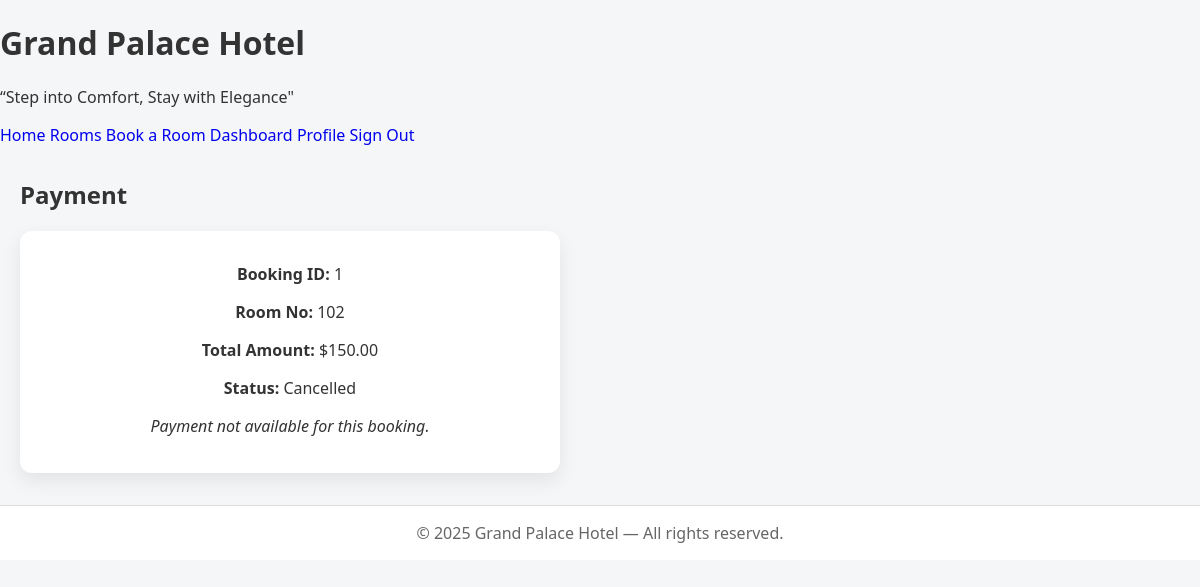
Screenshot of /payment.php?booking_id=1 (signed in) with the database file from the repository.
### tables this page shows
CREATE TABLE `bookings` (
  `id` int(11) NOT NULL,
  `user_id` int(11) NOT NULL,
  `room_id` int(11) NOT NULL,
  `checkin` date NOT NULL,
  `checkout` date NOT NULL,
  `total_amount` decimal(10,2) DEFAULT 0.00,
  `status` enum('pending','confirmed','checked_in','checked_out','cancelled') DEFAULT 'pending',
  `created_at` timestamp NOT NULL DEFAULT current_timestamp(),
  `num_guests` int(11) NOT NULL DEFAULT 1
);

CREATE TABLE `rooms` (
  `id` int(11) NOT NULL,
  `room_no` varchar(50) NOT NULL,
  `type` varchar(100) NOT NULL,
  `description` text DEFAULT NULL,
  `price` decimal(10,2) NOT NULL DEFAULT 0.00,
  `image` varchar(255) DEFAULT NULL,
  `status` enum('available','occupied','maintenance','reserved') DEFAULT 'available',
  `created_at` timestamp NOT NULL DEFAULT current_timestamp()
);

### payment.php (the view, shortened to what this page needs)
<?php
require_once "includes/db.php";
$booking_id = intval($_GET['booking_id'] ?? 0);
$error = $success = '';
if ($booking_id) {
    $stmt = $conn->prepare("SELECT b.id, b.total_amount, b.status, r.room_no
                            FROM bookings b
                            JOIN rooms r ON b.room_id = r.id
                            WHERE b.id = ? AND b.user_id = ?");
    $stmt->bind_param("ii", $booking_id, $_SESSION['user_id']);
    $stmt->execute();
    $res = $stmt->get_result();
    if ($res && $res->num_rows > 0) {
        $booking = $res->fetch_assoc();
    } else {
        $error = "Booking not found.";
    }
} else {
    $error = "Invalid booking ID.";
}
include("includes/header.php");
include("includes/navbar.php");
?>
<link rel="stylesheet" href="/hotel_management_system/css/dashboard.css">
<div class="container">
    <h2>Payment</h2>
    <?php if (isset($booking) && !$success): ?>
    <div class="card" style="padding:20px;max-width:500px;">
        <p><strong>Booking ID:</strong> <?= $booking['id'] ?></p>
        <p><strong>Room No:</strong> <?= htmlspecialchars($booking['room_no']) ?></p>
        <p><strong>Total Amount:</strong> $<?= number_format($booking['total_amount'],2) ?></p>
        <p><strong>Status:</strong> <?= ucfirst($booking['status']) ?></p>
        <?php if (strtolower($booking['status']) === 'confirmed'): ?>
        <form method="post">
            <button type="submit" class="btn" style="background:#1abc9c;color:#fff;">Confirm Payment</button>
        </form>
        <?php else: ?>
            <p><em>Payment not available for this booking.</em></p>
        <?php endif; ?>
    </div>
    <?php endif; ?>
</div>
<?php include("includes/footer.php"); ?>

### css/homepage.css (style rules this page uses)
body { font-family: 'Segoe UI', Tahoma, Geneva, Verdana, sans-serif; margin:0; padding:0; background:#f4f6f8; color:#333; }
.container { max-width:1100px; margin:40px auto; padding:0 16px; }

### css/dashboard.css (style rules this page uses)
.container { max-width:1200px; margin:32px auto; padding:0 20px; font-family: 'Segoe UI', sans-serif; }
.card { flex:1 1 250px; background:#fff; padding:24px; border-radius:12px; box-shadow:0 8px 20px rgba(0,0,0,0.08); text-align:center; transition:0.3s; position:relative; }
.card p { margin-top:12px; }

### rows the page displays
bookings: id "1", room.room_no "102", total_amount "150.00", status "Cancelled"
